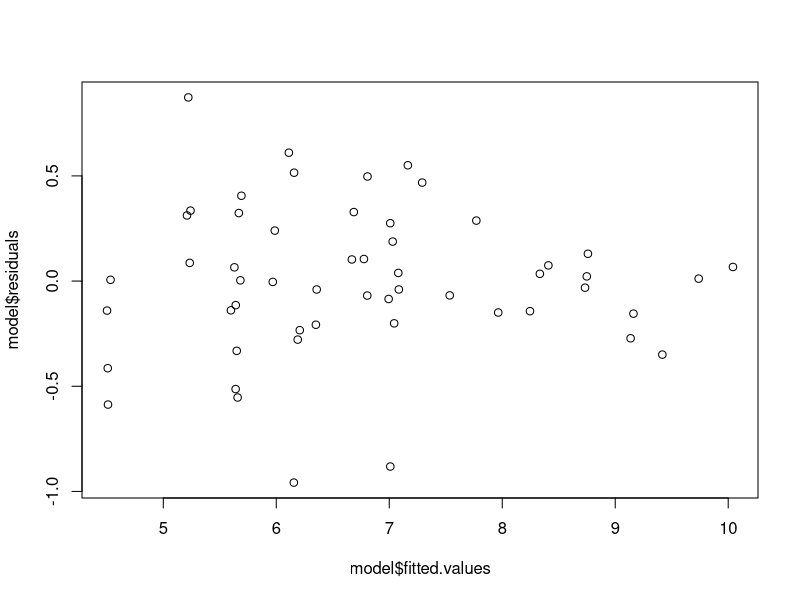
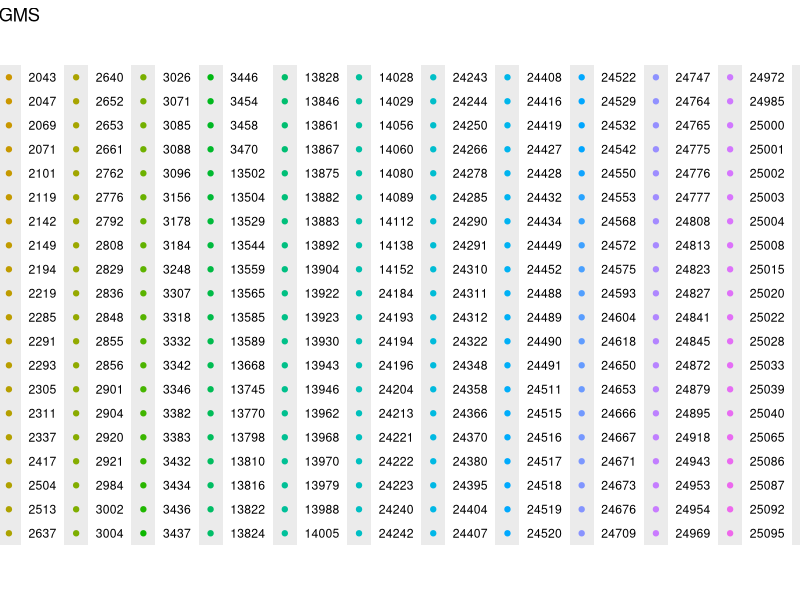
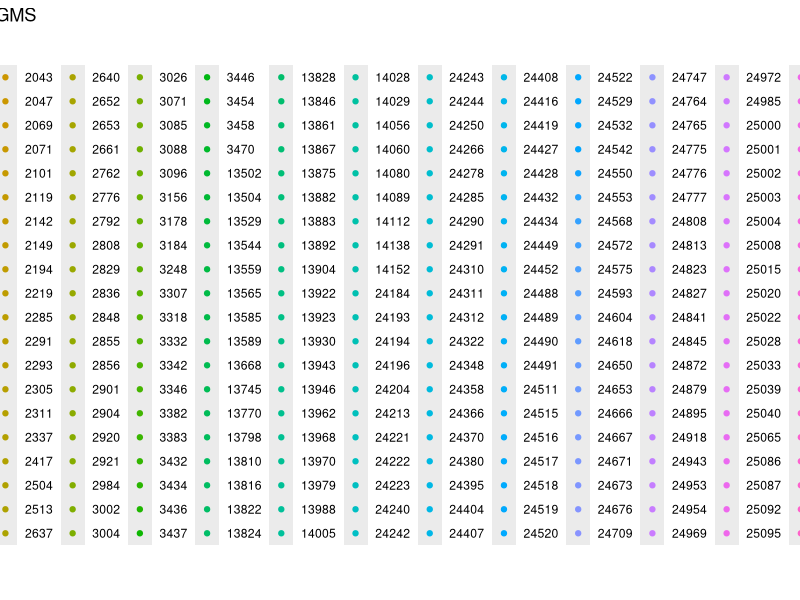
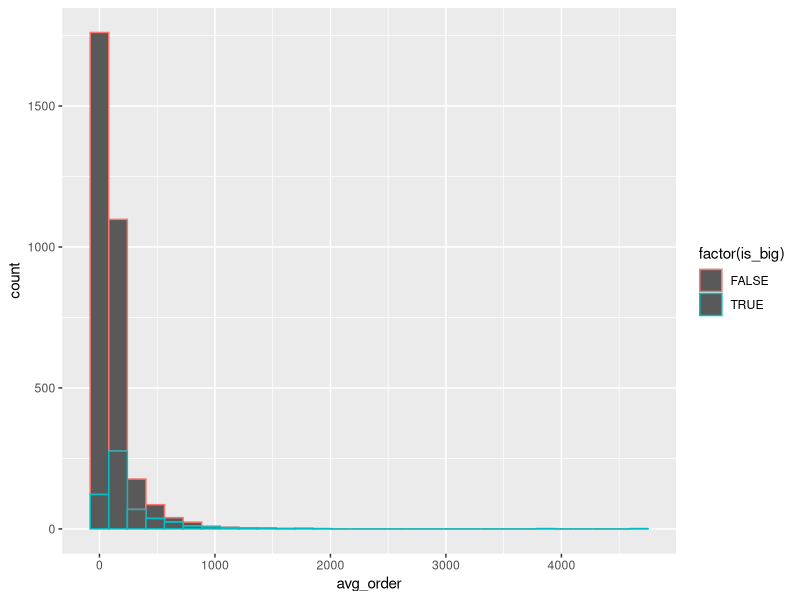

These figures' R source, in order:
df <- read.csv('rTutorial/data.csv')
colnames(df) <- c("date", "mid", "sid", "clicks", "orders", "gms")
df$date <- as.Date(df$date, format = "%d-%b-%y")

str(df)

summary(df)

model <- lm(log(gms) ~ log(orders) + log(clicks), df, (mid == 3184) & (orders > 0))
summary(model)
plot(model$fitted.values, model$residuals)

splitFrame <- function(frame) {
  frame$highGMS = FALSE
  for(i in 1:nrow(frame)) {
    if(frame$gms > 10000) {
      frame$highGMS[i] = TRUE
    }
  }
  return(frame)
}

require(plyr)
grouped1 <- ddply(.data = df, .variables = .(mid), .fun = summarize, avg_gms = mean(gms), max_orders = max(orders))
str(grouped1)
grouped2 <- ddply(.data = df, .variables = .(mid, sid), .fun = summarize,
                  avg_gms = mean(gms), max_orders = max(orders), avg_order = sum(gms) / sum(orders))
grouped2$is_big <- grouped2$avg_gms > 1000
grouped2 <- grouped2[!is.na(grouped2$avg_order),]
str(grouped2)

require(ggplot2)

g <- ggplot(data = grouped2, aes(max_orders, avg_order, color = factor(mid)))
g + geom_point() + ggtitle("Max Orders vs Avg GMS")
g + geom_point() + ggtitle("Max Orders vs Avg GMS") + xlim(c(10, 100)) + ylim(c(10, 100))

g <- ggplot(data = grouped2, aes(avg_order, color = factor(is_big)))
g + geom_histogram() #+ xlim(c(0, 1000))


